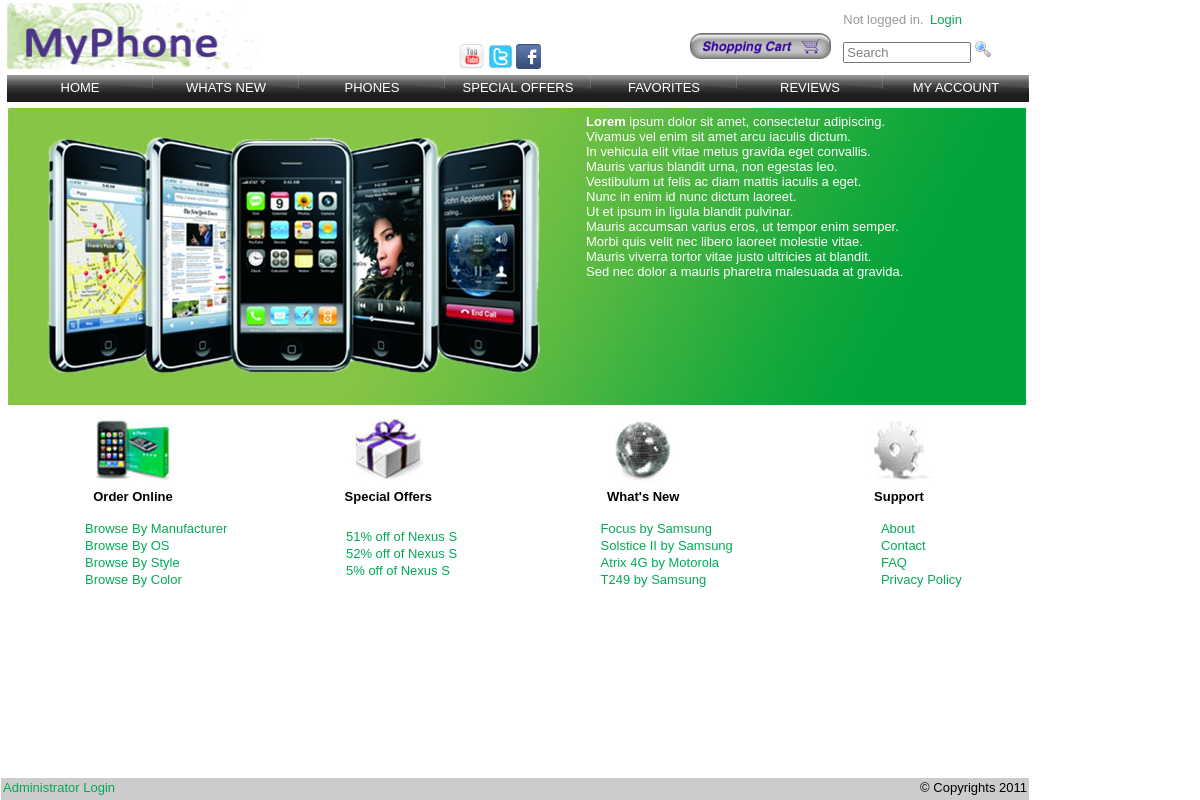
The page / on the database its author committed.
### tables this page shows
CREATE TABLE IF NOT EXISTS `Product_has_Offer` (
  `Product_ID` int(11) NOT NULL,
  `Offer_ID` int(11) NOT NULL,
  PRIMARY KEY (`Product_ID`,`Offer_ID`),
  KEY `fk_Product_has_Offer_Offer1` (`Offer_ID`)
);

CREATE TABLE IF NOT EXISTS `Offer` (
  `Offer_ID` int(11) NOT NULL AUTO_INCREMENT,
  `Description` text NOT NULL,
  `BeginDate` datetime NOT NULL,
  `EndDate` datetime NOT NULL,
  `PercentOff` decimal(2,2) NOT NULL,
  PRIMARY KEY (`Offer_ID`)
);

CREATE TABLE IF NOT EXISTS `Product` (
  `Product_ID` int(11) NOT NULL AUTO_INCREMENT,
  `Model` varchar(45) NOT NULL,
  `Manufacturer` varchar(45) NOT NULL,
  `Description` text NOT NULL,
  `OS` varchar(45) DEFAULT NULL,
  `Retail` decimal(10,2) NOT NULL,
  `Quantity` int(11) unsigned NOT NULL,
  `ReleaseDate` date DEFAULT NULL,
  PRIMARY KEY (`Product_ID`)
);

### html/include/Customer.php (called while the page is built, shortened)
<?php
require_once 'utils.php';
function customerIsLoggedIn()
{
	return false;
}
function getLoggedInCustomer()
{
	if (customerIsLoggedIn())
		return loadCustomerFromDB($_SESSION["myusername"]);
	else
		return null;
}
?>

### html/include/local_connection_info.php (called while the page is built)
<?php
$host="localhost";
$user="root";
$password="8767652";
?>

### html/include/MySQLDB.php (called while the page is built, shortened)
<?php
class MySQLDB
{
	private $connection;
	private $results = NULL;
	function MySQLDB()
	{
		require_once 'local_connection_info.php';
		global $host, $user, $password;
		$this->connection = mysql_connect($host, $user, $password) or die('Could not connect: ' . mysql_error());
	}
	function ssResults($sql)
	{
		$this->results = mysql_query($sql,$this->connection);
		return $this->results;
	}
	function fetchArray($sql = NULL)
	{
		if(is_null($sql))
		{
			return mysql_fetch_array($this->results);
		}
		else
		{
			$sqlquery = mysql_query($sql,$this->connection);
			return mysql_fetch_array($sqlquery);
		}
	}
};
?>

### html/index.php (the view, shortened to what this page needs)
<?php
require_once 'include/utils.php';
require_once 'include/Body.php';
require_once 'include/MySQLDB.php';
function WhatsNew($NEW = "Products")
{
	$DB = new MySQLDB();
	if($NEW == "Products")
		$DB->ssResults("SELECT * FROM Product ORDER BY ReleaseDate DESC LIMIT 4");
	else
		$DB->ssResults("SELECT * FROM Offer, Product_has_Offer, Product WHERE Offer.Offer_ID = Product_has_Offer.Offer_ID AND Product_has_Offer.Product_ID = Product.Product_ID ORDER BY ReleaseDate DESC LIMIT 4");
	$a = "<ul class='lower_menu' id='lm_alt'>";
		while($row = $DB->fetchArray())
		{
			if($NEW == "Products")
			{
				$a .= "<li><a href='viewPhone.php?Product_ID=".$row['Product_ID']."'>".$row['Model']." by ".$row['Manufacturer']."</a></li>";
			}
			else
			{
				$per = ($row['PercentOff'] * 100);
				$a .= "<li><a href='viewPhone.php?Product_ID=".$row['Product_ID']."'>".$per."% off of ".$row['Model']."</a></li>";
			}
		}
	$a.= "</ul>";
	return $a;
}
doctype_def();
?>
<html>
	<head>
		<?php
			header_defs("index");
		?>
	</head>
	<body>
		<div id="wrapper">
			<div id="main">
				<?php
					menu_bar();
				?>
				<table id="dynamic">
					<tr >
						<td valign="top">
							<?php
								echo file_get_contents("news.txt");
							?>
						</td>
					</tr>
				</table>
				<table id="lower_menu">
					<tr>
						<td>
							<div class="OO"></div>
							<strong>Order Online</strong>
						</td>
						<td>
							<div class="SO"></div>
							<strong>Special Offers</strong>
						</td>
						<td>
							<div class="WN"></div>
							<strong>What&#39;s New</strong>
						</td>
						<td>
							<div class="SP"></div>
							<strong>Support</strong>
						</td>
					</tr>
					<tr>
						<td>
							<ul id="lm_online">
								<li><a href="browse.php?browseBy=Manufacturer">Browse By Manufacturer</a></li>
								<li><a href="browse.php?browseBy=OS">Browse By OS</a></li>
								<li><a href="#">Browse By Style</a></li>
								<li><a href="#">Browse By Color</a></li>
							</ul>
						</td>
						<td>
							<?php
								echo WhatsNew("Offers");
							?>
						</td>
						<td>
							<?php
								echo WhatsNew();
							?>
						</td>
						<td>
							<ul id="lm_support">
								<li><a href="#">About</a></li>
								<li><a href="Contact.php">Contact</a></li>
								<li><a href="#">FAQ</a></li>
								<li><a href="#">Privacy Policy</a></li>
							</ul>
						</td>
					</tr>
				</table>
			</div>
			<?php
				footer_defs();
			?>
		</div>
	</body>
</html>

### html/include/Body.php (shortened to what this page needs)
<?php
function doctype_def()
{
	echo "<!DOCTYPE html>";
}
function header_defs()
{
?>
	<link rel='stylesheet' type='text/css' href='css/menu.css' />
	<link rel='stylesheet' type='text/css' href='css/all_pages.css' />
<?php
	$num_args = func_num_args();
	if($num_args > 0)
	{
		$css = func_get_args();
		$count = count($css);
		for($i=0; $i < $count;$i++)
			echo "<link rel='stylesheet' type='text/css' href='css/".$css[$i].".css'/>";
	}
}
function footer_defs()
{
?>
	<br />
	<div id="footer_bar">
		<a class="plain" href='admin.php'>Administrator Login</a>
		<div style="float: right; height: 16px; text-align: right;">
			© Copyrights 2011
		</div>
	</div>
<?php
}
function menu_bar()
{
	include "parts/menubar.php";
}
?>

### html/parts/menubar.php (shortened to what this page needs)
<table width='1024' border=0>
	<tr style='width:inherit;'>
		<td width='254' rowspan="3">
			<a href='index.php'><img src='images/logo.jpg' width='255' height='66' /></a>
		</td>
		<td style='width: 168px' rowspan="3"></td>
		<td style='width: 208px' rowspan="3" valign="bottom">
			<a class='plain' href='http://www.youtube.com'><img src='images/youtube.png' width='25' height='25' alt='YouTube' /></a>
			<a class='plain' href='http://www.twitter.com'><img src='images/twitter.png' width='25' height='25' alt='Twitter' /></a>
			<a class='plain' href='http://www.facebook.com'><img src='images/facebook.png' width='25' height='25' alt='Facebook' /></a>
		</td>
		<td width='163' align='center' style='color: #4E358C; width: 150px; padding-top:20px;' rowspan="3">
			<form name="shopcart" action="shopping_cart.php" method="post">
				<a class='plain' href='#' onclick='document.shopcart.submit()' target='_self'>
					<?php getButton("ShoppingCart","Shopping Cart"); ?>
				</a>
			</form>
		</td>
		<td class="login_text">
			<form id="login_form" name="myacct" action="myAccount.php" method="post">
				<?php
					if (customerIsLoggedIn())
					{
						$c = loadCustomerFromDB($_SESSION["myusername"]);
						echo "Welcome " . $c->User_ID . ". ";
					?>
						<input type='hidden' name='logout' />
						<a href="#" id="logout_show">Logout</a>
					<?php
					}
					else
					{
						echo "Not logged in. ";
					?>
						<a href="#" id="login_show">Login</a>
					<?php
					}
				?>
			</form>
		</td>
	</tr>
	<tr>
		<td width='173'>
			<form style='background-color: white' method='get' action='gridsearch.php' enctype='text/plain' name='Search' style='border: thin solid #808080; margin: 7px auto auto auto; background-color: #E8E8E8; width: 153px;'>
				<input type='text' style='width: 120px; color: grey;' value='Search' name='Model' onfocus="clearText(event, 'Search'); setTextBlack(event);" onblur="restoreText(event, 'Search'); setTextGreyIf(event, 'Search');"/>
				<span class='button' onClick='validateSearch()'><img style='width: 16px; height: 16px' src='images/search.png' /></span>
			</form>
		</td>
	</tr>
</table>
<div class="menu">
	<ul>
		<li>
			<span class="menu_r">
				<a href="index.php" target="_self"><span class="menu_ar">Home</span></a>
			</span>
		</li>
		<li>
			<span class="menu_r">
				<a href="gridsearch.php?ReleaseDate" target="_self"><span class="menu_ar">Whats New</span></a>
			</span>
		</li>
		<li>
			<span class="menu_r">
				<a href="gridsearch.php" target="_self"><span class="menu_ar">Phones</span></a>
			</span>
		</li>
		<li>
			<span class="menu_r">
				<a href="gridsearch.php?Offers" target="_self"><span class="menu_ar">Special Offers</span></a>
			</span>
		</li>
		<li>
			<span class="menu_r">
				<?php
				if (getLoggedInCustomer())
				{
				?>
					<a href='gridsearch.php?Favorites' target='_self'><span class='menu_ar'>Favorites</span></a>
				<?php
				}
				else
				{
				?>
					<form name="myacct3" action="myAccount.php" method="post">
						<a href='#' onclick='document.myacct3.submit()' target='_self'><span class='menu_ar'>Favorites</span></a>
					</form>
				<?php
				}
				?>
			</span>
		</li>
		<li>
			<span class="menu_r">
				<a href="Reviews.php" target="_self"><span class="menu_ar">Reviews</span></a>
			</span>
		</li>
		<li>
			<span class="menu_r">
			<form name="myacct2" action="myAccount.php" method="post">
				<a href='#' onclick='document.myacct2.submit()' target='_self'><span class='menu_ar'>My Account</span></a>
			</form>
			</span>
		</li>
	</ul>
	<br class="clearit" />
</div>

### html/include/utils.php (shortened to what this page needs)
<?php
require_once 'local_connection_info.php';
require_once 'Customer.php';
?>
<?php
function getButton($buttonName,$altText,$altHeight = 26)
{
echo "<img id='$buttonName' height='".$altHeight."' alt='".$altText."' src='images/Buttons/".$buttonName."_P.png' onmousedown=\"this.src='images/Buttons/".$buttonName."_C.png'\" onmouseup=\"this.src='images/Buttons/".$buttonName."_P.png'\" onmouseout=\"this.src='images/Buttons/".$buttonName."_P.png'\" />";
}
?>

### html/css/menu.css (style rules this page uses)
.button { cursor: pointer; }
body { margin-top: 10px; }
td.login_text { padding-top: 10px; color: #999999; font-size: 12px; vertical-align: top; height: 15px; }
.menu { display: block; max-width: 1022px; min-width: 1022px; height: 27px; margin: 0; margin-left: 3px; padding: 0; background: #000000 url(../images/Menu/menu.gif) top left repeat-x; }
.menu ul { list-style: none; margin: 0; padding: 0; }
.menu ul li { float: left; margin: 0; padding: 0; background: transparent url(../images/Menu/menu_button.gif) top left no-repeat; }
.menu ul li a { height: 27px; float: left; text-transform: uppercase; font-family: "Helvetica Neue",helvetica,"microsoft sans serif",arial,sans-serif; font-size: 70%; color: #FFFFFF; text-decoration: none; background: transparent url(../images/Menu/menu_button.gif) top left no-repeat; padding: 0; }
.menu ul li a span.menu_ar { display:block; float: left; width:100%; height: 22px; padding-top: 5px; min-width: 146px; background: transparent url(../images/Menu/menu_button.gif) top right no-repeat; cursor: pointer; text-align: center; }

### html/css/all_pages.css (style rules this page uses)
html * { font-family: Arial, Helvetica, sans-serif; font-size: 13px; }
html, body, #wrapper { min-height: 100%; margin-left: 2px; margin-right: 2px; }
#wrapper { position: absolute; top: 0; left: 0; }
#main { max-width: 1024px; height: auto; padding-left: 2px; padding-bottom: 10px; }
#footer_bar { width: 1024px; font-size: x-small; font-family: Arial, Helvetica, sans-serif; background-color: #CCCCCC; z-index: 200; position: fixed; bottom: 0px; margin: auto; margin-left: -1px; height: 18px; padding: 2px; }
a { outline: none; padding-top: 1px; padding-bottom: 1px; padding-left: 3px; padding-right: 3px; }
a:link { text-decoration: none; color: #00AA55; padding-top: 1px; padding-bottom: 1px; padding-left: 3px; padding-right: 3px; }
a > img { border: none; padding: 0 !important; background: none !important; }
a.plain { padding: 0; }

### html/css/index.css (style rules this page uses)
#dynamic { width:1024px; }
#dynamic tr { width:inherit; }
#dynamic td { background-image:url('../images/HP_Image_Layers_merged-psd.png'); width: 1020px; height: 290px; text-align: justify; color: #FFFFFF; padding-top: 10px; padding-left: 580px; padding-right: 10px; }
#lower_menu { width: 100%; }
#lower_menu td { width: 256px; text-align: center; }
#lower_menu ul { list-style-type: none; text-align: left; font-size: small; line-height:1.3; }
#lm_alt { margin-left:40px; }
#lm_online { margin-left:35px; }
#lm_support { margin-left:65px; }
div.OO, div.SO, div.WN, div.SP { background: url('../images/lowermenu.png'); width: 74px; height: 79px; margin-left: auto; margin-right: auto; }
div.OO { background-position: 0px 0px; }
div.SO { background-position: 0px -79px; }
div.WN { background-position: 0px -158px; }
div.SP { background-position: 0px -237px; }

### rows shown on the page
product_has_offer: Offer_ID.PercentOff "51", Product_ID.Model "Nexus S"
product_has_offer: Offer_ID.PercentOff "52", Product_ID.Model "Nexus S"
product_has_offer: Offer_ID.PercentOff "5", Product_ID.Model "Nexus S"
product: Model "Focus", Manufacturer "Samsung"
product: Model "Solstice II", Manufacturer "Samsung"
product: Model "Atrix 4G", Manufacturer "Motorola"
product: Model "T249", Manufacturer "Samsung"
